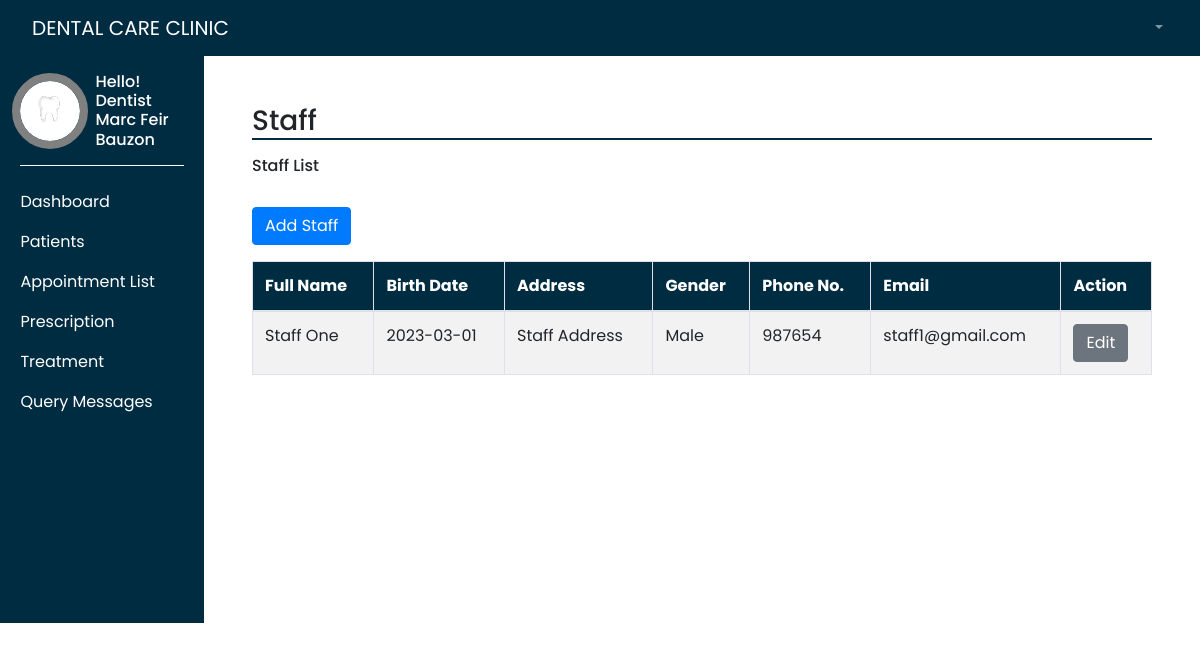
The app's page /staff_view.php (signed in) with its own data.
### tables this page shows
CREATE TABLE `dentist` (
  `dentistId` int(11) NOT NULL,
  `fullname` varchar(250) NOT NULL,
  `birthdate` varchar(250) NOT NULL,
  `address` varchar(250) NOT NULL,
  `gender` varchar(250) NOT NULL,
  `phone` varchar(250) NOT NULL,
  `email` varchar(250) NOT NULL,
  `password` varchar(250) NOT NULL,
  `position` varchar(250) NOT NULL
);

### staff_view.php (the view, shortened to what this page needs)
<?php
require_once "connection.php";
?>
<!DOCTYPE html>
<html lang="en">
<head>
    <link rel="stylesheet" href="styles/dashAdmin.css">
    <link rel="stylesheet" href="https://maxcdn.bootstrapcdn.com/bootstrap/4.0.0/css/bootstrap.min.css"/>
</head>
<body style="height: 100vh;">
    <div class="" style=" width: 100%">
        <?php require("templates/main-header.php"); ?>
    </div>
    <div class="d-flex" >
        <div class="bg-dark" style="width: 17%">
            <?php require("templates/sidebar.php"); ?>
        </div>
        <div style="width: 83%">
            <div class="p-5">
                <h3 style="border-bottom: 2px solid #002c42">Staff</h3>
                <h6 class="mt-3 mb-3">Staff List</h6>
                    <button type="button" class="btn btn-primary mb-3 mt-3" data-toggle="modal" data-target="#exampleModal">
                    Add Staff
                    </button>
                <?php
                    $sql = "SELECT * FROM dentist WHERE position='Staff'";
                    $result = $conn->query($sql);
                ?>
                <table class="table table-hover table-striped table-bordered" style="margin-bottom: 200px;">
                    <thead style="background-color: #002c42 !important; color: white; text-align: left">
                        <tr>
                        <th scope="col">Full Name</th>
                        <th scope="col">Birth Date</th>
                        <th scope="col">Address</th>
                        <th scope="col">Gender</th>
                        <th scope="col">Phone No.</th>
                        <th scope="col">Email</th>
                        <th scope="col">Action</th>
                        </tr>
                    </thead>
                    <tbody>
                        <?php if ($result->num_rows > 0) { ?>
                        <?php while($row = $result->fetch_assoc()){?>
                        <tr>
                            <td><?php echo $row['fullname']; ?></td>
                            <td><?php echo $row['birthdate']; ?></td>
                            <td><?php echo $row['address']; ?></td>
                            <td><?php echo $row['gender']; ?></td>
                            <td><?php echo $row['phone']; ?></td>
                            <td><?php echo $row['email']; ?></td>
                            <td>
                                <input type="submit" class="btn btn-secondary editBtn" value="Edit">
                            </td>
                        </tr>
                        <?php }?>
                        <?php } ?>
                    </tbody>
                </table>
            </div>
        </div>
    </div>
</body>
</html>

### styles/dashAdmin.css (style rules this page uses)
* { margin: 0; padding: 0; font-family: 'Poppins', sans-serif !important; box-sizing: border-box; }

### records on screen
dentist: fullname "Staff One", birthdate "2023-03-01", address "Staff Address", gender "Male", phone "987654", email "staff1@gmail.com"

### other values on screen
$_SESSION['position'] "Dentist"
$_SESSION['fullname'] "Marc Feir Bauzon"
